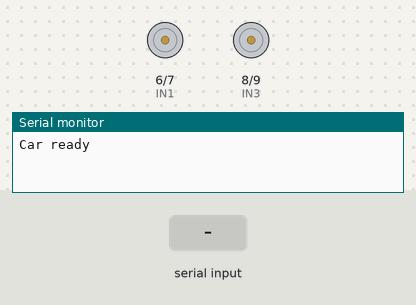
Recording of a sketch running on a simulated Arduino Uno, built with avr-gcc and run on an emulated ATmega328P. Shown: motor-driver pin pairs drawn as motors (green arrow = first pin HIGH = forward, orange = second pin HIGH = backward, longer = more drive, scaled by the enable pin), the last lines printed to the serial monitor. Inputs (shaded band) come from the test bench.

Above: at 1.2 s.
1.3 s: "F90\n" received over the second serial link
At 1.7 s:
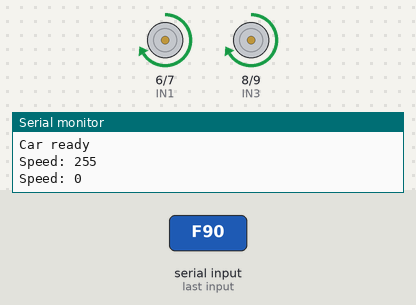
2.8 s: "F,45\n" received over the second serial link
At 4.0 s:
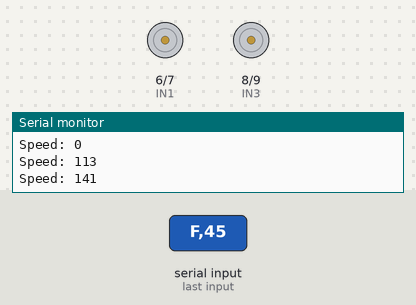
4.3 s: "B90\n" received over the second serial link
At 5.2 s:
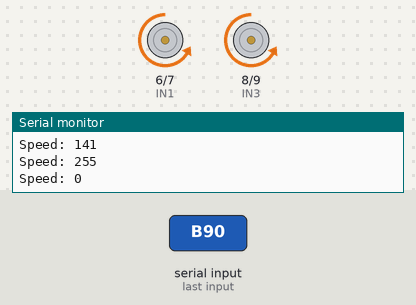
5.8 s: "B,45\n" received over the second serial link
At 6.4 s:
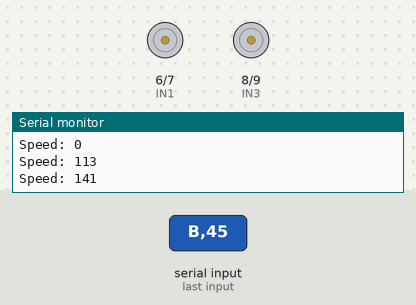
7.3 s: "L90\n" received over the second serial link
At 8.5 s:
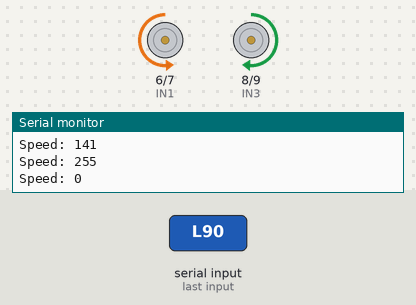
8.8 s: "L,45\n" received over the second serial link
At 9.9 s:
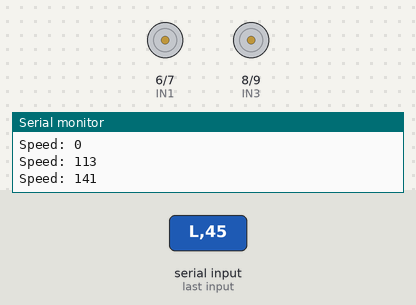
Timing chart, 0 to 11.3 s (numbered marks = the images above; inputs shaded):
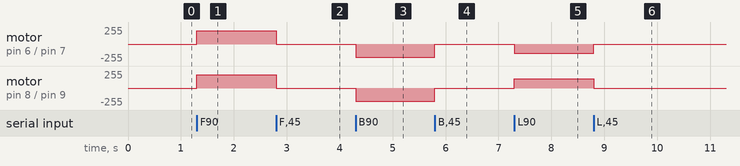

Measured:
- after the input at 1.3 s, motor on pin 6 (IN1) / pin 7 (IN2), motor on pin 8 (IN3) / pin 9 (IN4): stopped → forward 200/255 at once
- after the input at 2.8 s, motor on pin 6 (IN1) / pin 7 (IN2), motor on pin 8 (IN3) / pin 9 (IN4): forward 200/255 → stopped at once
- after the input at 4.3 s, motor on pin 6 (IN1) / pin 7 (IN2), motor on pin 8 (IN3) / pin 9 (IN4): stopped → backward 200/255 at once
- after the input at 5.8 s, motor on pin 6 (IN1) / pin 7 (IN2), motor on pin 8 (IN3) / pin 9 (IN4): backward 200/255 → stopped at once
- after the input at 7.3 s, motor on pin 6 (IN1) / pin 7 (IN2): stopped → backward 141/255 at once; motor on pin 8 (IN3) / pin 9 (IN4): stopped → forward 141/255 at once
- after the input at 8.8 s, motor on pin 6 (IN1) / pin 7 (IN2): backward 141/255 → stopped at once; motor on pin 8 (IN3) / pin 9 (IN4): forward 141/255 → stopped at once

The sketch:

car_control.ino
```cpp
/*
  Arduino Remote & Voice Control Car
  Board: Arduino Uno | Motor driver: L298N | Bluetooth: HC-05

  A phone app sends commands over Bluetooth:
    - Button mode:  single characters  F B L R S  (and 0-9 for speed)
    - Voice mode:   text between * and #, for example "*forward#"
      (apps like "Arduino Bluetooth Voice Control" send this format)

  Wiring (see README):
    HC-05 TX -> D2,  HC-05 RX -> D3 (through a voltage divider)
    L298N: ENA D5, IN1 D6, IN2 D7, IN3 D8, IN4 D9, ENB D10
*/
#include <SoftwareSerial.h>

SoftwareSerial bt(2, 3);  // RX, TX

const int ENA = 5, IN1 = 6, IN2 = 7;
const int IN3 = 8, IN4 = 9, ENB = 10;

int speedValue = 200;      // 0-255 (PWM)
String voiceBuffer = "";
bool inVoice = false;

void setup() {
  Serial.begin(9600);      // debug output on the USB serial monitor
  bt.begin(9600);          // HC-05 default baud rate
  int pins[] = {ENA, IN1, IN2, IN3, IN4, ENB};
  for (int p : pins) pinMode(p, OUTPUT);
  stopCar();
  Serial.println("Car ready");
}

void loop() {
  while (bt.available()) {
    char c = bt.read();

    if (c == '*') { inVoice = true; voiceBuffer = ""; continue; }  // voice text starts
    if (c == '#' && inVoice) {                                      // voice text ends
      inVoice = false;
      handleVoice(voiceBuffer);
      continue;
    }
    if (inVoice) { voiceBuffer += c; continue; }

    handleButton(c);
  }
}

// ---- command handlers ----
void handleButton(char c) {
  switch (c) {
    case 'F': forward();  break;
    case 'B': backward(); break;
    case 'L': left();     break;
    case 'R': right();    break;
    case 'S': stopCar();  break;
    default:
      if (c >= '0' && c <= '9') {            // speed 0..9 -> 0..255
        speedValue = map(c - '0', 0, 9, 0, 255);
        Serial.print("Speed: "); Serial.println(speedValue);
      }
  }
}

void handleVoice(String text) {
  text.trim();
  text.toLowerCase();
  Serial.print("Voice: "); Serial.println(text);

  if (text.indexOf("forward") >= 0 || text.indexOf("go") >= 0)       forward();
  else if (text.indexOf("back") >= 0 || text.indexOf("reverse") >= 0) backward();
  else if (text.indexOf("left") >= 0)                                  left();
  else if (text.indexOf("right") >= 0)                                 right();
  else if (text.indexOf("stop") >= 0)                                  stopCar();
  else if (text.indexOf("faster") >= 0) speedValue = min(255, speedValue + 40);
  else if (text.indexOf("slower") >= 0) speedValue = max(80, speedValue - 40);
}

// ---- motor control ----
void drive(bool l1, bool l2, bool r1, bool r2) {
  digitalWrite(IN1, l1); digitalWrite(IN2, l2);
  digitalWrite(IN3, r1); digitalWrite(IN4, r2);
  analogWrite(ENA, speedValue);
  analogWrite(ENB, speedValue);
}

void forward()  { drive(HIGH, LOW,  HIGH, LOW);  }
void backward() { drive(LOW,  HIGH, LOW,  HIGH); }
void left()     { drive(LOW,  HIGH, HIGH, LOW);  }  // spin left: left wheels back, right forward
void right()    { drive(HIGH, LOW,  LOW,  HIGH); }
void stopCar()  { drive(LOW,  LOW,  LOW,  LOW);  }
```
